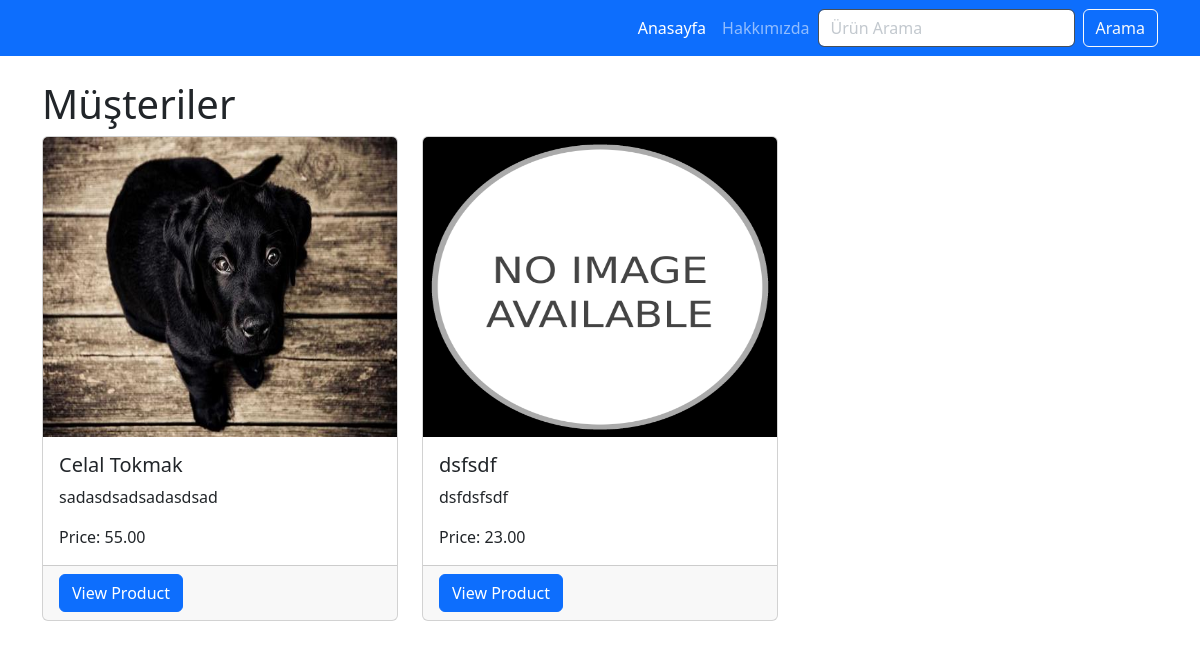
The page /category/musteriler/ on the database its author committed.
### myapp/models.py (models this page shows, shortened)
class Category(models.Model):
    name = models.CharField(max_length=50)
    image = models.ImageField(upload_to='category_images', default='noimage.png')
    active = models.BooleanField(default=True)
    slug = AutoSlugField(populate_from='name', unique=True)

class Product(models.Model):
    name = models.CharField(max_length=200)
    description = models.TextField()
    price = models.DecimalField(max_digits=8, decimal_places=2)
    image = models.ImageField(upload_to='products/', null=True, blank=True)
    slug = AutoSlugField(populate_from='name', unique=True)
    category = models.ForeignKey(Category, related_name='products', on_delete=models.CASCADE,  null=True, blank=True)
    active = models.BooleanField(default=True)

### myapp/views.py (the view)
def category_detail(request, slug):
    category = get_object_or_404(Category, slug=slug)
    products = category.products.filter(active=True)
    return render(request, 'myapp/category_detail.html', {'category': category, 'products': products})

### myapp/templates/myapp/category_detail.html
{% extends 'myapp/base.html' %}
{% block content %}
    <h1>{{ category.name }}</h1>
    <div class="row">
        {% for product in products %}
            <div class="col-md-4 mb-4">
                <div class="card">
                    <img src="{{ product.image.url }}" class="card-img-top" alt="{{ product.name }}" width="300" height="300">
                    <div class="card-body">
                        <h5 class="card-title">{{ product.name }}</h5>
                        <p class="card-text">{{ product.description }}</p>
                        <p class="card-text">Price: {{ product.price }}</p>
                    </div>
                    <div class="card-footer">
                        <a href="{% url 'product_detail' product.slug %}" class="btn btn-primary">View Product</a>
                    </div>
                </div>
            </div>
        {% empty %}
            <p>No products found.</p>
        {% endfor %}
    </div>
{% endblock %}

### rows shown on the page
Category: name "Müşteriler"
Product: image (picture), name "Celal Tokmak", description "sadasdsadsadasdsad", price "55.00"
Product: image (picture), name "dsfsdf", description "dsfdsfsdf", price "23.00"
